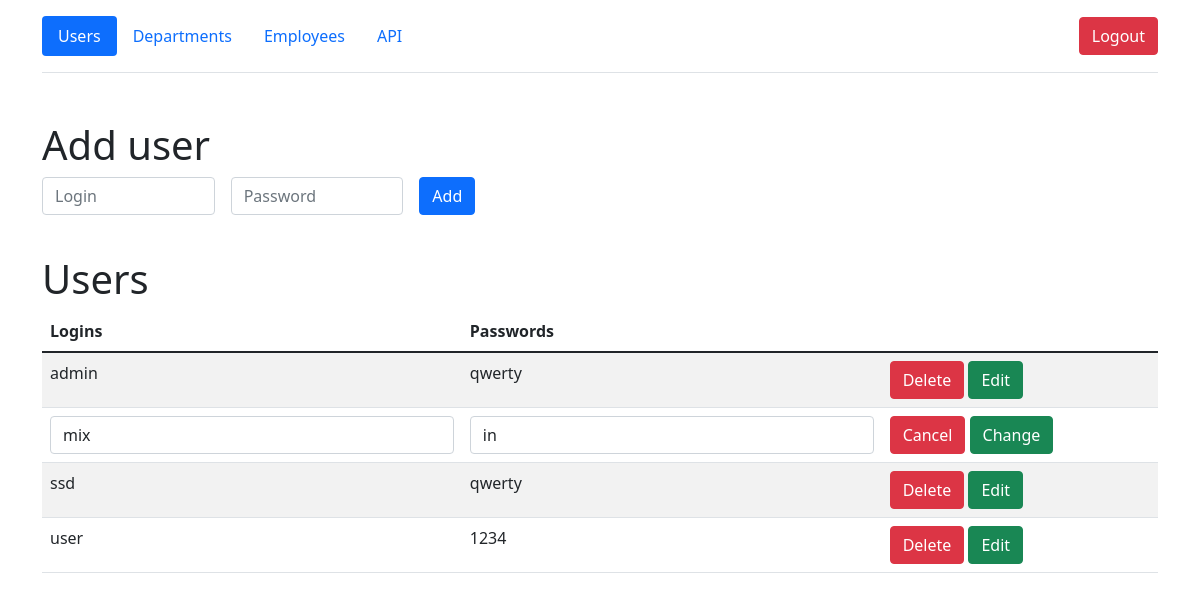
Screenshot of /users/2/edit (signed in) with the database file from the repository.
### models/users.py (models this page shows)
class User(db.Model, UserMixin):
    __table_args__ = {'extend_existing': True}
    id = db.Column(db.Integer, primary_key=True)
    login = db.Column(db.String(50), nullable=False, unique=True)
    password = db.Column(db.String(50), nullable=False)

### views/views_users.py (the view)
@api_users.route('/users/<int:id>/edit', methods=['GET', 'POST'])
@login_required
def edit_user(id):
    if session.get('user') and session.get('user')[0] == ADMIN:
        users = User.query.all()
        if User.query.get(id):
            if request.method == 'POST':
                login = request.form.get('new_login')
                password = request.form.get('new_password')
                data = f'?login={session["user"][0]}&password={session["user"][1]}' \
                       f'&id={id}&new_login={urllib.parse.quote(login)}&new_password={urllib.parse.quote(password)}&page=True'
                return redirect('/api/users/edit' + data)
            return render_template('users_for_admin.html', id=id, users=users)
        return redirect('/users')

### views/views_users.py (called while the page is built)
@api_users.before_request
def check_session():
    if session.get('user'):
        users = User.query.filter_by(login=session.get('user')[0]).all()
        login_user(users[0])
        session.permanent = False
    else:
        return redirect('/')

### templates/users_for_admin.html (shortened to what this page needs)
{% extends 'base.html' %}
{% block body %}
<div class="container">
        <header class="d-flex flex-wrap align-items-center justify-content-center justify-content-md-between py-3 mb-4 border-bottom">
          <ul class="nav nav-pills">
              <li class="nav-item"><a href="/users" class="nav-link active">Users</a></li>
            <li class="nav-item"><a href="/departments" class="nav-link">Departments</a></li>
            <li class="nav-item"><a href="/employees" class="nav-link">Employees</a></li>
              <li class="nav-item"><a href="/api_list" class="nav-link">API</a></li>
          </ul>
            <div class="col-md-3 text-end">
                <a href="/logout">
                    <button type="button" class="btn btn-danger">Logout</button>
                </a>
              </div>
        </header>
      </div>
    <div class="container mt-5">
        <h1>Add user</h1>
        <form method="post" class="row g-3 needs-validation">
            <div class="col-md-2">
                  <input type="text"  name="login" class="form-control" placeholder="Login">
                </div>
            <div class="col-md-2">
                  <input type="text"  name="password" class="form-control" placeholder="Password">
                </div>
            <div class="col-md-2">
                <button class="btn btn-primary" type="submit">Add</button>
            </div>
            <div>
                <br>
            </div>
        </form>
        <h1>Users</h1>
        <table id="data" class="table table-striped">
            <thead>
              <tr>
                <th>Logins</th>
                  <th>Passwords</th>
                  <th></th>
              </tr>
            </thead>
            <tbody>
              {% for user in users %}
                <tr>
                        {% if user.id == id %}
                     <form method="post" class="row g-3 needs-validation" novalidate>
                            <td><input type="text"  name="new_login" class="form-control" id="validationCustom08" value="{{ user.login }}" required></td>
                            <td><input type="text"  name="new_password" class="form-control" id="validationCustom09" value="{{ user.password }}" required></td>
                            <td>
                                <a href="/users" class="btn btn-danger">Cancel</a>
                                <button class="btn btn-success" type="submit">Change</button>
                            </td>
                     </form>
                        {% else %}
                    <td>
                      {{ user.login }}
                    </td>
                    <td>
                      {{ user.password }}
                    </td>
                     <td>
                         <a href="/users/{{ user.id }}/del" class="btn btn-danger">Delete</a>
                        <a href="/users/{{ user.id }}/edit" class="btn btn-success">Edit</a>
                    </td>
                    {% endif %}
                </tr>
              {% endfor %}
            </tbody>
  </table>
    </div>
{% endblock %}

### rows the page displays
User: login "admin", password "qwerty"
User: new_login "mix", new_password "in"
User: login "ssd", password "qwerty"
User: login "user", password "1234"
